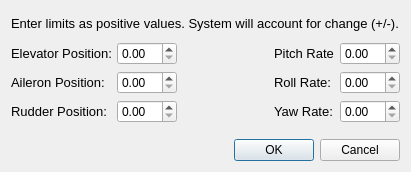
<?xml version="1.0" encoding="UTF-8"?>
<ui version="4.0">
 <class>Dialog</class>
 <widget class="QDialog" name="Dialog">
  <property name="geometry">
   <rect>
    <x>0</x>
    <y>0</y>
    <width>411</width>
    <height>172</height>
   </rect>
  </property>
  <property name="windowTitle">
   <string>Limits</string>
  </property>
  <layout class="QVBoxLayout" name="verticalLayout_5">
   <item>
    <widget class="QLabel" name="label_7">
     <property name="font">
      <font>
       <pointsize>10</pointsize>
      </font>
     </property>
     <property name="text">
      <string>Enter limits as positive values. System will account for change (+/-).</string>
     </property>
    </widget>
   </item>
   <item>
    <layout class="QHBoxLayout" name="horizontalLayout">
     <item>
      <layout class="QFormLayout" name="formLayout">
       <item row="0" column="0">
        <layout class="QVBoxLayout" name="verticalLayout_2">
         <item>
          <widget class="QLabel" name="label">
           <property name="sizePolicy">
            <sizepolicy hsizetype="Fixed" vsizetype="Preferred">
             <horstretch>0</horstretch>
             <verstretch>0</verstretch>
            </sizepolicy>
           </property>
           <property name="minimumSize">
            <size>
             <width>100</width>
             <height>0</height>
            </size>
           </property>
           <property name="font">
            <font>
             <pointsize>10</pointsize>
            </font>
           </property>
           <property name="text">
            <string>Elevator Position:</string>
           </property>
          </widget>
         </item>
         <item>
          <widget class="QLabel" name="label_2">
           <property name="sizePolicy">
            <sizepolicy hsizetype="Fixed" vsizetype="Preferred">
             <horstretch>0</horstretch>
             <verstretch>0</verstretch>
            </sizepolicy>
           </property>
           <property name="minimumSize">
            <size>
             <width>100</width>
             <height>0</height>
            </size>
           </property>
           <property name="font">
            <font>
             <pointsize>10</pointsize>
            </font>
           </property>
           <property name="text">
            <string>Aileron Position:</string>
           </property>
          </widget>
         </item>
         <item>
          <widget class="QLabel" name="label_3">
           <property name="sizePolicy">
            <sizepolicy hsizetype="Fixed" vsizetype="Preferred">
             <horstretch>0</horstretch>
             <verstretch>0</verstretch>
            </sizepolicy>
           </property>
           <property name="minimumSize">
            <size>
             <width>100</width>
             <height>0</height>
            </size>
           </property>
           <property name="font">
            <font>
             <pointsize>10</pointsize>
            </font>
           </property>
           <property name="text">
            <string>Rudder Position:</string>
           </property>
          </widget>
         </item>
        </layout>
       </item>
       <item row="0" column="1">
        <layout class="QVBoxLayout" name="verticalLayout">
         <item>
          <widget class="QDoubleSpinBox" name="doubleSpinBox">
           <property name="sizePolicy">
            <sizepolicy hsizetype="Fixed" vsizetype="Fixed">
             <horstretch>0</horstretch>
             <verstretch>0</verstretch>
            </sizepolicy>
           </property>
           <property name="minimumSize">
            <size>
             <width>60</width>
             <height>0</height>
            </size>
           </property>
          </widget>
         </item>
         <item>
          <widget class="QDoubleSpinBox" name="doubleSpinBox_3">
           <property name="sizePolicy">
            <sizepolicy hsizetype="Fixed" vsizetype="Fixed">
             <horstretch>0</horstretch>
             <verstretch>0</verstretch>
            </sizepolicy>
           </property>
           <property name="minimumSize">
            <size>
             <width>60</width>
             <height>0</height>
            </size>
           </property>
          </widget>
         </item>
         <item>
          <widget class="QDoubleSpinBox" name="doubleSpinBox_2">
           <property name="sizePolicy">
            <sizepolicy hsizetype="Fixed" vsizetype="Fixed">
             <horstretch>0</horstretch>
             <verstretch>0</verstretch>
            </sizepolicy>
           </property>
           <property name="minimumSize">
            <size>
             <width>60</width>
             <height>0</height>
            </size>
           </property>
          </widget>
         </item>
        </layout>
       </item>
      </layout>
     </item>
     <item>
      <spacer name="horizontalSpacer">
       <property name="orientation">
        <enum>Qt::Horizontal</enum>
       </property>
       <property name="sizeHint" stdset="0">
        <size>
         <width>40</width>
         <height>20</height>
        </size>
       </property>
      </spacer>
     </item>
     <item>
      <layout class="QFormLayout" name="formLayout_2">
       <item row="0" column="0">
        <layout class="QVBoxLayout" name="verticalLayout_4">
         <item>
          <widget class="QLabel" name="label_4">
           <property name="sizePolicy">
            <sizepolicy hsizetype="Fixed" vsizetype="Preferred">
             <horstretch>0</horstretch>
             <verstretch>0</verstretch>
            </sizepolicy>
           </property>
           <property name="minimumSize">
            <size>
             <width>60</width>
             <height>0</height>
            </size>
           </property>
           <property name="font">
            <font>
             <pointsize>10</pointsize>
            </font>
           </property>
           <property name="text">
            <string>Pitch Rate:</string>
           </property>
          </widget>
         </item>
         <item>
          <widget class="QLabel" name="label_5">
           <property name="sizePolicy">
            <sizepolicy hsizetype="Fixed" vsizetype="Preferred">
             <horstretch>0</horstretch>
             <verstretch>0</verstretch>
            </sizepolicy>
           </property>
           <property name="minimumSize">
            <size>
             <width>60</width>
             <height>0</height>
            </size>
           </property>
           <property name="font">
            <font>
             <pointsize>10</pointsize>
            </font>
           </property>
           <property name="text">
            <string>Roll Rate:</string>
           </property>
          </widget>
         </item>
         <item>
          <widget class="QLabel" name="label_6">
           <property name="sizePolicy">
            <sizepolicy hsizetype="Fixed" vsizetype="Preferred">
             <horstretch>0</horstretch>
             <verstretch>0</verstretch>
            </sizepolicy>
           </property>
           <property name="minimumSize">
            <size>
             <width>60</width>
             <height>0</height>
            </size>
           </property>
           <property name="font">
            <font>
             <pointsize>10</pointsize>
            </font>
           </property>
           <property name="text">
            <string>Yaw Rate:</string>
           </property>
          </widget>
         </item>
        </layout>
       </item>
       <item row="0" column="1">
        <layout class="QVBoxLayout" name="verticalLayout_3">
         <item>
          <widget class="QDoubleSpinBox" name="doubleSpinBox_6">
           <property name="sizePolicy">
            <sizepolicy hsizetype="Fixed" vsizetype="Fixed">
             <horstretch>0</horstretch>
             <verstretch>0</verstretch>
            </sizepolicy>
           </property>
           <property name="minimumSize">
            <size>
             <width>60</width>
             <height>0</height>
            </size>
           </property>
          </widget>
         </item>
         <item>
          <widget class="QDoubleSpinBox" name="doubleSpinBox_5">
           <property name="sizePolicy">
            <sizepolicy hsizetype="Fixed" vsizetype="Fixed">
             <horstretch>0</horstretch>
             <verstretch>0</verstretch>
            </sizepolicy>
           </property>
           <property name="minimumSize">
            <size>
             <width>60</width>
             <height>0</height>
            </size>
           </property>
          </widget>
         </item>
         <item>
          <widget class="QDoubleSpinBox" name="doubleSpinBox_4">
           <property name="sizePolicy">
            <sizepolicy hsizetype="Fixed" vsizetype="Fixed">
             <horstretch>0</horstretch>
             <verstretch>0</verstretch>
            </sizepolicy>
           </property>
           <property name="minimumSize">
            <size>
             <width>60</width>
             <height>0</height>
            </size>
           </property>
          </widget>
         </item>
        </layout>
       </item>
      </layout>
     </item>
    </layout>
   </item>
   <item>
    <spacer name="verticalSpacer">
     <property name="orientation">
      <enum>Qt::Vertical</enum>
     </property>
     <property name="sizeType">
      <enum>QSizePolicy::Fixed</enum>
     </property>
     <property name="sizeHint" stdset="0">
      <size>
       <width>20</width>
       <height>10</height>
      </size>
     </property>
    </spacer>
   </item>
   <item>
    <widget class="QDialogButtonBox" name="buttonBox">
     <property name="orientation">
      <enum>Qt::Horizontal</enum>
     </property>
     <property name="standardButtons">
      <set>QDialogButtonBox::Cancel|QDialogButtonBox::Ok</set>
     </property>
    </widget>
   </item>
  </layout>
 </widget>
 <resources/>
 <connections>
  <connection>
   <sender>buttonBox</sender>
   <signal>accepted()</signal>
   <receiver>Dialog</receiver>
   <slot>accept()</slot>
   <hints>
    <hint type="sourcelabel">
     <x>248</x>
     <y>254</y>
    </hint>
    <hint type="destinationlabel">
     <x>157</x>
     <y>274</y>
    </hint>
   </hints>
  </connection>
  <connection>
   <sender>buttonBox</sender>
   <signal>rejected()</signal>
   <receiver>Dialog</receiver>
   <slot>reject()</slot>
   <hints>
    <hint type="sourcelabel">
     <x>316</x>
     <y>260</y>
    </hint>
    <hint type="destinationlabel">
     <x>286</x>
     <y>274</y>
    </hint>
   </hints>
  </connection>
 </connections>
</ui>
